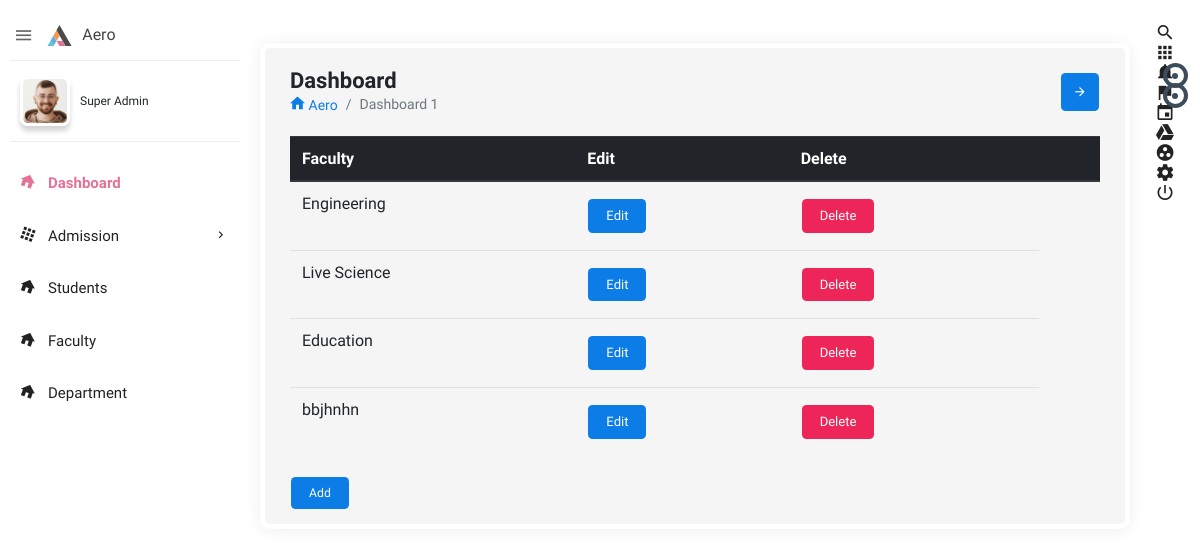
/administrator/faculty/, run on the app's committed database.
### administrator/models.py (models this page shows, shortened)
class Faculty(models.Model):
	faculty = models.CharField(max_length=100)

### administrator/views.py (the view)
# urls.py: path('faculty/', views.faculty_view, name='faculty'),
def faculty_view(request):
	domain = request.get_host()
	qs = Faculty.objects.all()
	context = {'qs':qs, 'domain':domain}
	return render(request, 'admin1/faculty.html', context)

### templates/admin1/faculty.html (shortened to what this page needs)
{% extends 'admin1/index.html' %}
{% block body %}
<body>
<div class="col-md-12">
<div class="table-responsive">
<table class="table">
    <thead class="thead-dark">
      <tr>
        <th> Faculty</th>
        <th> Edit</th>
        <th>  Delete</th>
        <th></th>
      </tr>
    </thead>
    <tbody id="tablebody">
    {% for i in qs %}
      <tr id="tr{{i.id}}">
        <td id="faculty{{i.id}}">{{i.faculty}}</td>
       <td> <button class="btn btn-primary btn-small" data-toggle="modal" data-target="#myModal" onclick="editFaculty('{{i.id}}')">Edit</button>
       </td>
        <td> <button class="btn btn-danger btn-small" onclick="deleteFaculty('{{i.id}}')">Delete</button></td>
      </tr>
	{% endfor %}
    </tbody>
  </table>
</div>
<button class="btn btn-primary" data-toggle="modal" data-target="#myModal1">Add</button>
</div>
</body>
{% endblock %}

### data on the page
Faculty: faculty "Engineering"
Faculty: faculty "Live Science"
Faculty: faculty "Education"
Faculty: faculty "bbjhnhn"
